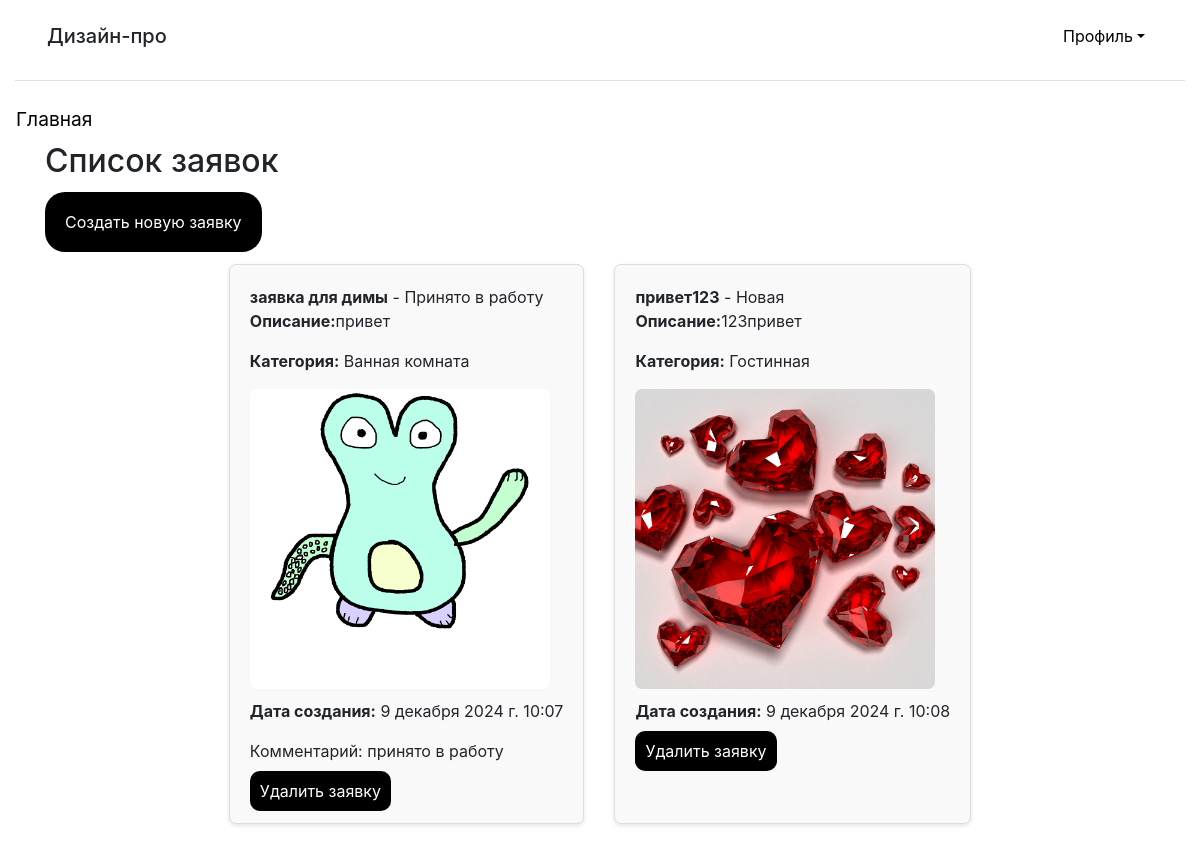
The page /requests/ (signed in) on the database as committed earlier.
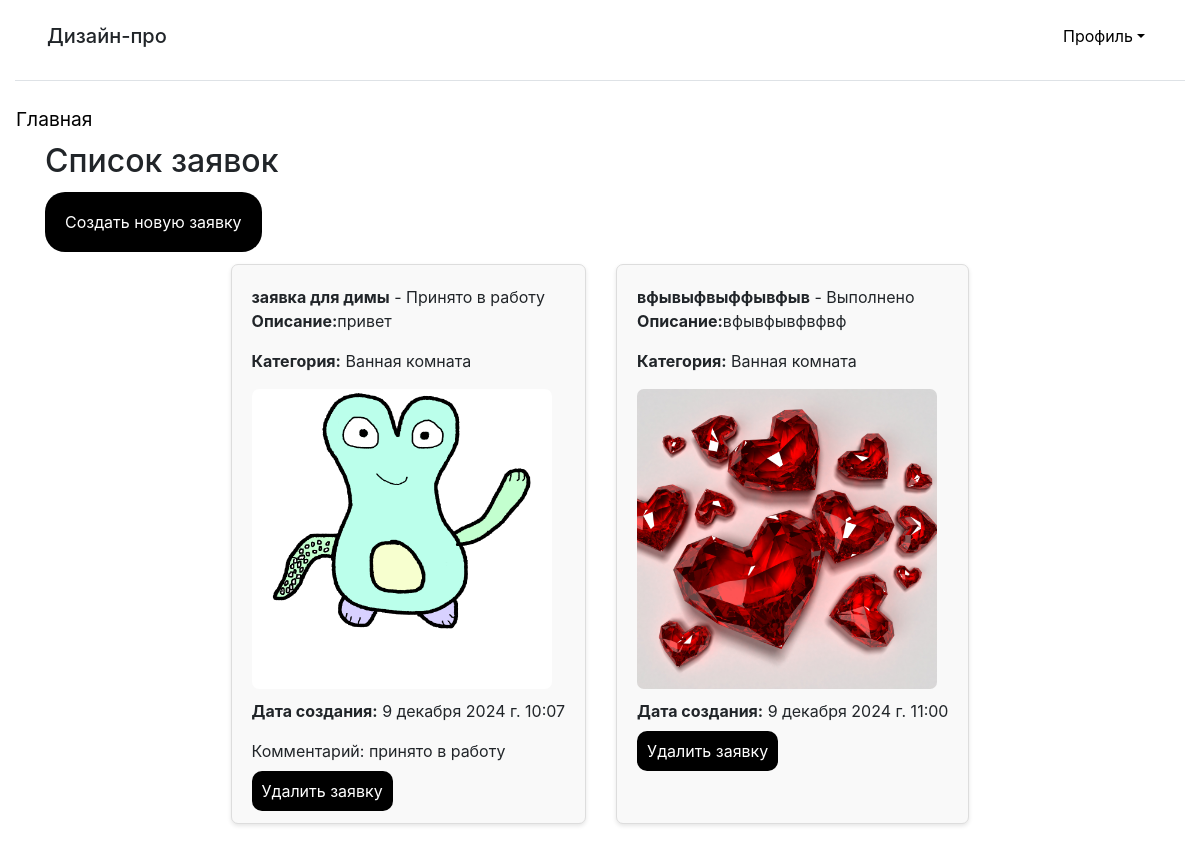
The same page on the database as committed later.
### main/models.py (models this page shows, shortened)
class CreateRequest(models.Model):
    STATUS_CHOICES = (
        ('new', 'Новая'),
        ('in_progress', 'Принято в работу'),
        ('completed', 'Выполнено'),
    )
    user = models.ForeignKey(AdvUser, on_delete=models.CASCADE, verbose_name='Пользователь')
    title = models.CharField(max_length=200, verbose_name='Название')
    description = models.TextField(verbose_name='Описание')
    category = models.ForeignKey(Category, on_delete=models.CASCADE, verbose_name='Категория')
    photo = models.ImageField(upload_to='photos/%Y/%m/%d/', verbose_name='Фото помещения', blank=True, null=True)
    timestamp = models.DateTimeField(auto_now_add=True, verbose_name='Временная метка')
    status = models.CharField(max_length=20, choices=STATUS_CHOICES, default='new', verbose_name='Статус')
    design_image = models.ImageField(upload_to='designs/%Y/%m/%d/', verbose_name='Изображение дизайна', blank=True,null=True)
    comment = models.TextField(verbose_name='Комментарий', blank=True, null=True)

class Category(models.Model):
    name = models.CharField(max_length=100, verbose_name='Категория', unique=True)
    def __str__(self):
        return self.name

### main/views.py (the view)
# urls.py: path('requests/', view_requests, name='view_requests'),
@login_required
def view_requests(request):
    if request.user.is_staff:
        requests = CreateRequest.objects.all()
    else:
        requests = CreateRequest.objects.filter(user=request.user)
    if request.method == 'POST':
        request_id = request.POST.get('request_id')
        request_obj = get_object_or_404(CreateRequest, id=request_id)
        form = ChangeStatusForm(request.POST, request.FILES, instance=request_obj)
        if form.is_valid():
            form.save()
            return redirect('main:view_requests')
    else:
        form = ChangeStatusForm()
    return render(request, 'main/view_requests.html', {'requests': requests, 'form': form})

### main/templates/main/view_requests.html (shortened to what this page needs)
{% extends "layout/basic.html" %}
{% load static %}
{% block content %}
<h2 style="margin-bottom: 30px">Список заявок</h2>
{% if not user.is_staff %}
    <a href="{% url 'main:create_request' %}" style="background-color: black; color: white; padding: 20px; border: none; border-radius: 20px;">Создать новую заявку</a>
{% endif %}
<ul class="request-list" style="display: flex; flex-wrap: wrap; justify-content: center; gap: 30px; list-style-type: none; padding: 0;">
    {% for request in requests %}
        <li class="request-item" style="max-width: 400px; background-color: #f9f9f9; border: 1px solid #ddd; border-radius: 7px; margin-top: 30px; padding: 20px; margin-bottom: 20px; box-shadow: 0 2px 4px rgba(0, 0, 0, 0.1);" >
            <strong>{{ request.title }}</strong> - {{ request.get_status_display }}
            <p><strong>Описание:</strong>{{ request.description }}</p>
            <p><strong>Категория:</strong> {{ request.category }}</p>
            {% if request.photo %}
                <img src="{{ request.photo.url }}" alt="{{ request.title }}" style="max-width: 300px; max-height: 400px; border-radius: 7px; margin-bottom: 10px;" class="request-photo" data-design-image="{% if request.design_image %}{{ request.design_image.url }}{% endif %}">
            {% endif %}
            <p><strong>Дата создания:</strong>  {{ request.timestamp }}</p>
            {% if request.comment %}
                <p>Комментарий: {{ request.comment }}</p>
            {% endif %}
            {% if not user.is_staff %}
                <a href="{% url 'main:delete_request' request.id %}" style="background-color: black; color: white; padding: 10px; border: none; border-radius: 10px;">Удалить заявку</a>
            {% endif %}
        </li>
    {% endfor %}
</ul>
{% endblock %}

### main/templates/layout/basic.html (shortened to what this page needs)
<!DOCTYPE html>
<html lang="en">
<head>
{% load static %}
{% load bootstrap4 %}
{% bootstrap_css %}
  <link rel="stylesheet" type="text/css" href="{% static 'main/style.css' %}">
</head>
<body>
<div class="container-fluid">
<div class="d-flex flex-column flex-md-row p-3 px-md-4 mb-3  bg-white border-bottom box-shadow">
   <h5 class="mr-md-auto p-2">Дизайн-про</h5>
   {% if user.is_authenticated %}
   <div class="nav-item dropdown">
       <a class="nav-link dropdown-toggle" href="#" data-toggle="dropdown" aria-haspopup="true"
          aria-expanded="false" style="text-decoration: none; color: black; padding-bottom: 10px;">Профиль</a>
   </div>
   {% else %}
   <a class="p-2 text-dark" href="{% url 'main:register' %}" style="text-decoration: none; color: black;">Регистрация</a>
   <a class="p-2 text-dark" href="{% url 'main:login' %}" style="text-decoration: none; color: black;">Вход</a>
   {% endif %}
</div>
  <div class="row">
      <nav class="col-md-auto nav flex-column">
          <a class="nav-link root" href="{% url 'main:index'  %}" style="text-decoration: none; color: black;" >Главная</a>
      </nav>
      <div class="container">
      {% block content %}
      {% endblock %}
      </div>
  </div>
</div>
</body>
</html>

### main/static/main/style.css (style rules this page uses)
.root { font-size: larger; }

Rows that differ between the two databases and show on the page:
removed CreateRequest: title "привет123", status "Новая", description "123привет", category "Гостинная", photo (picture), timestamp "9 декабря 2024 г. 10:08"
added CreateRequest: title "вфывыфвыффывфыв", status "Выполнено", description "вфывфывфвфвф", category "Ванная комната", photo (picture), timestamp "9 декабря 2024 г. 11:00"
